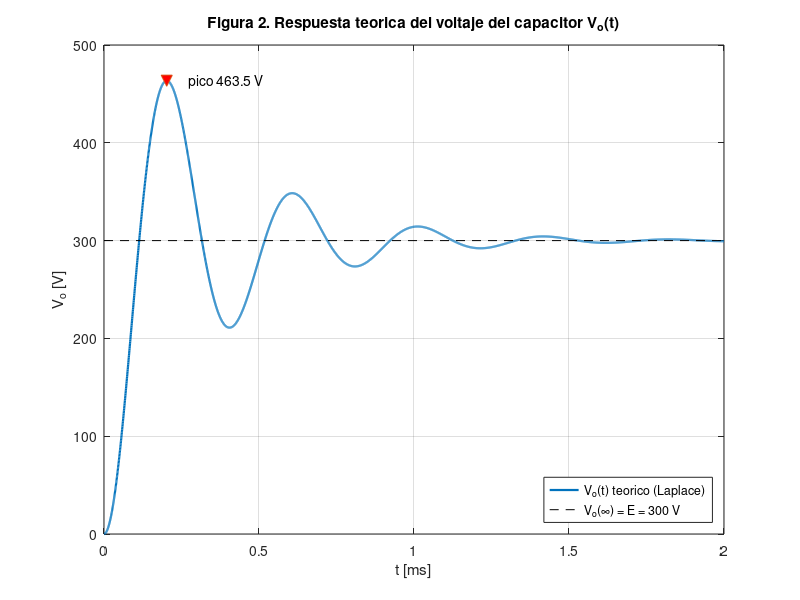
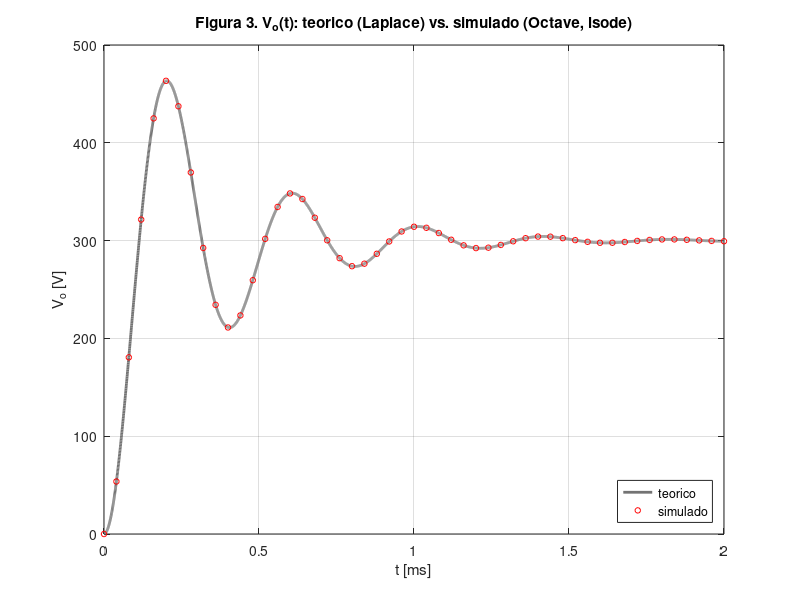
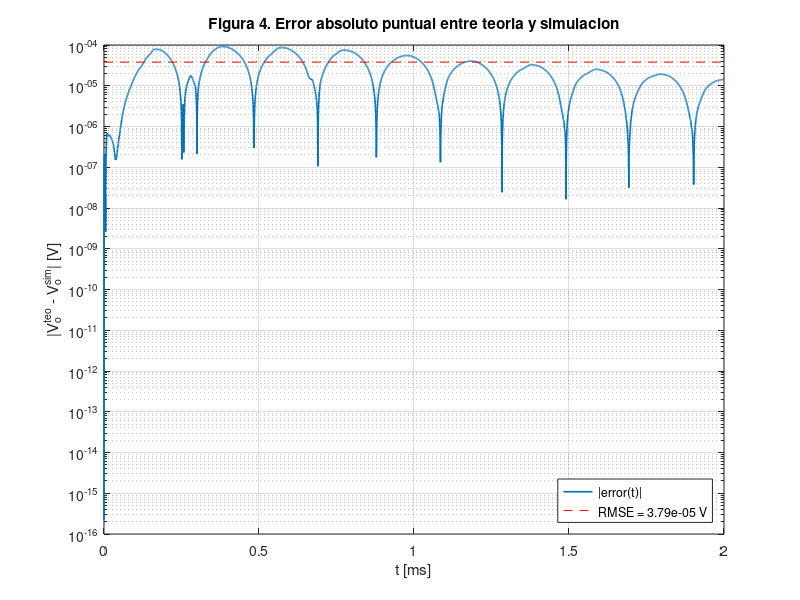

The MATLAB source for these figures, in order:
% ============================================================
% proyecto2v2_laplace.m  --  Proyecto 2 v2 (PROY, Series y Transformadas)
% Voltaje del capacitor V_o(t) en un circuito R-L-C serie con fuente escalon.
% Compara la solucion TEORICA (Transformada de Laplace, forma cerrada)
% contra la SIMULADA (integracion numerica de la EDO con lsode).
% Circuito: R = 6 ohm, L = 1 mH, C = 4 uF, E = 300 V, CI nulas.
% ============================================================
clear all; close all; clc;

% --- 1. Parametros del circuito ---
R = 6;        % ohm
L = 1e-3;     % H   (1 mH)
C = 4e-6;     % F   (4 uF)
E = 300;      % V   (fuente escalon, cierra en t = 0)

a1 = R/L;         % 6000       (EDO en q:  q'' + a1 q' + a0 q = u)
a0 = 1/(L*C);     % 2.5e8
u  = E/L;         % 3e5
alpha = a1/2;                 % 3000 s^-1 (parte real de los polos)
wd    = sqrt(a0 - alpha^2);   % 1000*sqrt(241) ~ 15524.2 rad/s

printf("Circuito R-L-C serie: R=%g ohm, L=%g H, C=%g F, E=%g V\n", R, L, C, E);
printf("EDO en q:  q'' + %g q' + %.3e q = %.3e   (q(0)=0, q'(0)=0)\n", a1, a0, u);
printf("Polos: -%g +/- j%.4f  |  alpha=%g s^-1, wd=%.4f rad/s (f_d=%.1f Hz)\n\n", ...
       alpha, wd, alpha, wd, wd/(2*pi));

% --- 2. Solucion teorica cerrada (obtenida por Laplace) ---
% q(t)  = C*E - e^{-alpha t}( C*E cos(wd t) + (3.6/wd) sin(wd t) )    [C]
% Vo(t) = q(t)/C = 300 - e^{-3000 t}( 300 cos(wd t) + 900/sqrt(241) sin(wd t) )
kc = E;                 % 300
ks = 900/sqrt(241);     % 57.9748
Vo_teo = @(t) E - exp(-alpha*t).*(kc*cos(wd*t) + ks*sin(wd*t));

% --- 3. Solucion simulada: EDO numerica (via independiente) ---
% NO usa la formula cerrada: integra la EDO original con lsode.
% Estado x = [q; q'] ;  x1' = x2 ;  x2' = u - a1*x2 - a0*x1
f_rlc = @(x, t) [ x(2); u - a1*x(2) - a0*x(1) ];
t  = linspace(0, 2e-3, 4001)';        % 0 a 2 ms, paso 0.5 us
X  = lsode(f_rlc, [0; 0], t);         % CI: q(0)=0, q'(0)=0
q_sim  = X(:,1);                      % carga simulada [C]
Vo_sim = q_sim / C;                   % voltaje del capacitor simulado [V]

% --- 4. Error simulado vs. teorico ---
vt      = Vo_teo(t);
err_abs = abs(vt - Vo_sim);
rmse    = sqrt(mean((vt - Vo_sim).^2));
printf("RMSE        = %.4e V\n", rmse);
printf("max |error| = %.4e V\n\n", max(err_abs));

% Tabla en instantes representativos
tp = pi/wd;                            % primer pico (~0.2024 ms)
inst = [0.1e-3 tp 0.3e-3 0.5e-3 0.8e-3 1.0e-3 1.31e-3 2.0e-3];
printf("   t [ms]   | Vo teo [V]  | Vo sim [V]  |  |err| [V]  | err rel [%%]\n");
printf("------------+-------------+-------------+-------------+------------\n");
for ti = inst
  [~, k] = min(abs(t - ti));
  e = err_abs(k);
  printf("  %8.4f  | %11.4f | %11.4f | %.4e  | %.6f\n", ...
         t(k)*1e3, vt(k), Vo_sim(k), e, e/E*100);
end

Vp = E*(1 + exp(-alpha*pi/wd));        % pico teorico (en wd*t = pi)
printf("\nPico teorico: Vp = %.2f V en tp = %.4f ms (%.1f %% sobre la fuente)\n", ...
       Vp, tp*1e3, (Vp-E)/E*100);

% --- 5. Figuras (eje temporal en ms) ---
tms = t*1e3;

% Figura 2: respuesta teorica
figure(2);
plot(tms, vt, 'linewidth', 1.6); hold on;
plot([0 2], [E E], '--k');
plot(tp*1e3, Vp, 'v', 'markersize', 8, 'markerfacecolor', 'r');
text(tp*1e3 + 0.06, Vp, sprintf(' pico %.1f V', Vp));
grid on; xlabel('t [ms]'); ylabel('V_o [V]'); ylim([0 500]);
title('Figura 2. Respuesta teorica del voltaje del capacitor V_o(t)');
legend('V_o(t) teorico (Laplace)', 'V_o(\infty) = E = 300 V', 'location', 'southeast');
print(figure(2), 'attachments/fig2_vo_teorico.png', '-dpng', '-r130');

% Figura 3: comparacion teorico vs. simulado
figure(3);
plot(tms, vt, '-', 'color', [0.45 0.45 0.45], 'linewidth', 2); hold on;
plot(tms(1:80:end), Vo_sim(1:80:end), 'ro', 'markersize', 4);
grid on; xlabel('t [ms]'); ylabel('V_o [V]'); ylim([0 500]);
title('Figura 3. V_o(t): teorico (Laplace) vs. simulado (Octave, lsode)');
legend('teorico', 'simulado', 'location', 'southeast');
print(figure(3), 'attachments/fig3_comparacion.png', '-dpng', '-r130');

% Figura 4: error absoluto puntual
figure(4);
semilogy(tms, err_abs + eps, 'linewidth', 1.2); hold on;
semilogy([0 2], [rmse rmse], '--r');
grid on; xlabel('t [ms]'); ylabel('|V_o^{teo} - V_o^{sim}| [V]');
title('Figura 4. Error absoluto puntual entre teoria y simulacion');
legend('|error(t)|', sprintf('RMSE = %.2e V', rmse), 'location', 'southeast');
print(figure(4), 'attachments/fig4_error.png', '-dpng', '-r130');

printf("\nFiguras exportadas: fig2_vo_teorico.png, fig3_comparacion.png, fig4_error.png\n");
printf("(El diagrama del circuito, Figura 1, se dibuja aparte.)\n");
